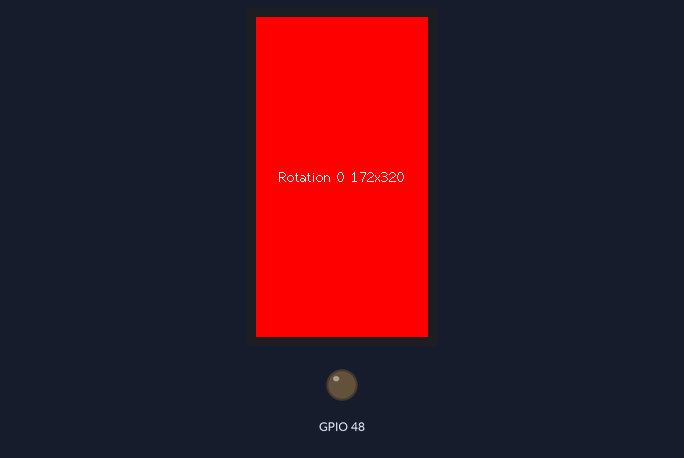
Bench run of a program on a simulated ESP32-S3. Shown: 320×172 colour display, output pins drawn as LEDs (lit = HIGH). Dashed ring = blinking. Pins used as bus, display or sensor lines are not drawn; what the program prints to the serial monitor is not drawn.

Above: at 1.6 s.
At 2.9 s:
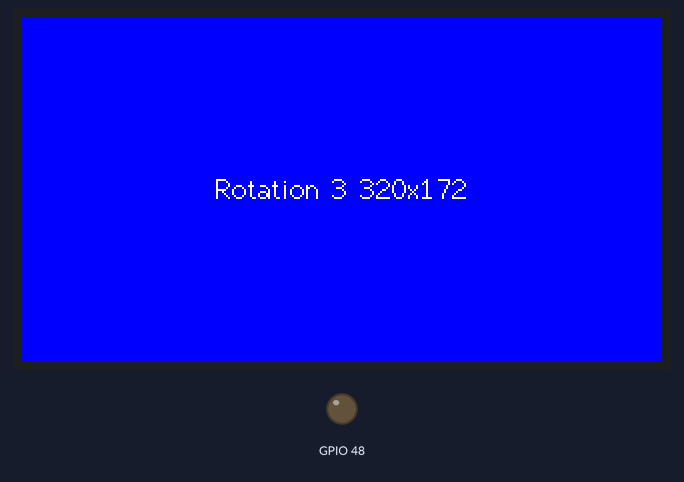
At 3.4 s:
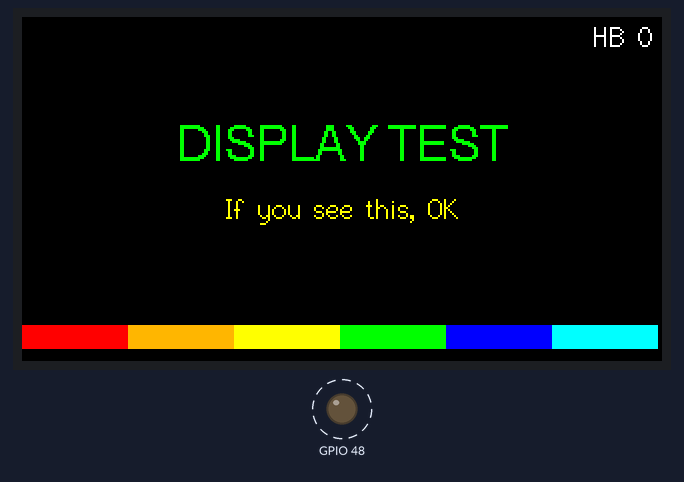
At 39.1 s:
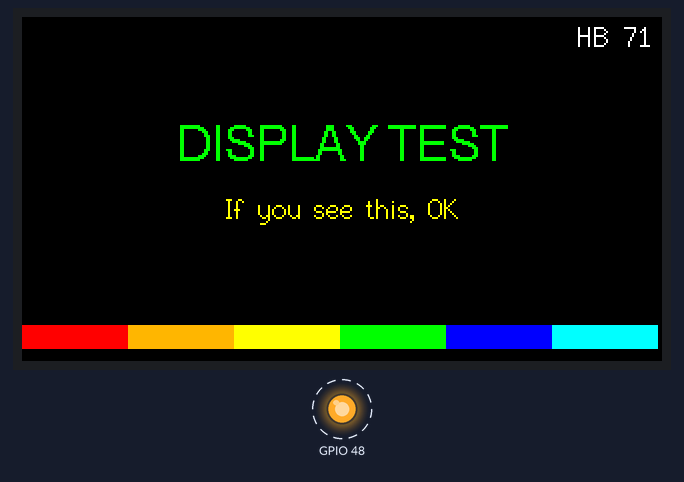
Timing chart, 0 to 40.0 s (numbered marks = the images above):
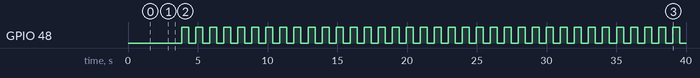

The program:

main.cpp
```cpp
// Display + LED test for ESP32-S3 DevKitC-1 using TFT_eSPI
#include <Arduino.h>
#include <TFT_eSPI.h>

#ifndef TFT_BL
#define TFT_BL 21
#endif

static TFT_eSPI tft = TFT_eSPI();

void drawTestPattern() {
    tft.fillScreen(TFT_BLACK);
    tft.setTextDatum(MC_DATUM);
    tft.setTextColor(TFT_GREEN, TFT_BLACK);
    tft.drawString("DISPLAY TEST", tft.width() / 2, tft.height() / 2 - 20, 4);
    tft.setTextColor(TFT_YELLOW, TFT_BLACK);
    tft.drawString("If you see this, OK", tft.width() / 2, tft.height() / 2 + 10, 2);

    // Color bars at the bottom
    int h = 12;
    int y = tft.height() - h - 6;
    int w = tft.width() / 6;
    tft.fillRect(0 * w, y, w, h, TFT_RED);
    tft.fillRect(1 * w, y, w, h, TFT_ORANGE);
    tft.fillRect(2 * w, y, w, h, TFT_YELLOW);
    tft.fillRect(3 * w, y, w, h, TFT_GREEN);
    tft.fillRect(4 * w, y, w, h, TFT_BLUE);
    tft.fillRect(5 * w, y, w, h, TFT_CYAN);
}

void setup() {
    Serial.begin(115200);
    delay(300);
    Serial.println("\n\n[TEST] Starting Display + LED test");

    // Backlight
    pinMode(TFT_BL, OUTPUT);
    // Probe both polarities so we handle active-LOW/active-HIGH panels
    for (int i = 0; i < 2; ++i) {
        digitalWrite(TFT_BL, i == 0 ? LOW : HIGH);
        Serial.printf("[TEST] Backlight pin %d set %s\n", TFT_BL, i == 0 ? "LOW" : "HIGH");
        delay(500);
    }
    // Leave backlight HIGH by default
    digitalWrite(TFT_BL, HIGH);

    // TFT init
    tft.init();
    Serial.println("[TEST] Cycling rotations 0..3 with solid colors");
    for (uint8_t r = 0; r < 4; ++r) {
        tft.setRotation(r);
        tft.fillScreen(r % 2 ? TFT_BLUE : TFT_RED);
        tft.setTextColor(TFT_WHITE, r % 2 ? TFT_BLUE : TFT_RED);
        tft.setTextDatum(MC_DATUM);
        char msg[48];
        snprintf(msg, sizeof(msg), "Rotation %u %dx%d", r, tft.width(), tft.height());
        tft.drawString(msg, tft.width() / 2, tft.height() / 2, 2);
        delay(400);
    }
    tft.setRotation(1);
    drawTestPattern();
    Serial.printf("[TEST] TFT initialized: %dx%d\n", tft.width(), tft.height());

#ifdef LED_BUILTIN
    pinMode(LED_BUILTIN, OUTPUT);
    digitalWrite(LED_BUILTIN, LOW);
    Serial.printf("[TEST] LED_BUILTIN on pin %d\n", LED_BUILTIN);
#else
    Serial.println("[TEST] LED_BUILTIN not defined on this board");
#endif
}

void loop() {
    static uint32_t tick = 0;
    // Blink LED if available
#ifdef LED_BUILTIN
    digitalWrite(LED_BUILTIN, (tick % 2) ? HIGH : LOW);
#endif
    // Small on-screen heartbeat
    tft.setTextDatum(TR_DATUM);
    tft.setTextColor(TFT_WHITE, TFT_BLACK);
    char buf[32];
    snprintf(buf, sizeof(buf), "HB %lu", (unsigned long)tick);
    tft.fillRect(tft.width() - 70, 0, 70, 18, TFT_BLACK);
    tft.drawString(buf, tft.width() - 4, 2, 2);
    Serial.printf("[TEST] Heartbeat %lu\n", (unsigned long)tick++);
    delay(500);
}
```

Measured:
- by itself, GPIO 48: alternates HIGH for 0.50 s and LOW for 0.50 s
- what the display in image 0 shows lasts 0.5 s, from 1.5 s to 2.0 s
